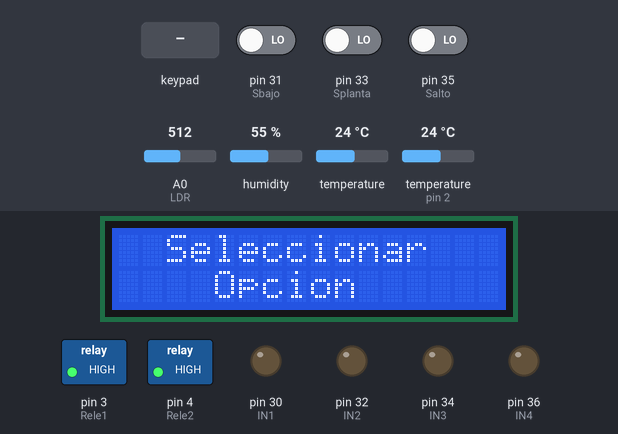
A sketch run on a simulated Arduino Mega 2560, built with avr-gcc and run on an emulated ATmega2560. Shown: 16×2 character LCD, switched loads named in the sketch (green lamp = pin HIGH), output pins drawn as LEDs (lit = HIGH). The inputs (shaded band) are chosen by the test bench; at power-on: humidity 55 %, temperature 24 °C, pin 31 (Sbajo) LOW, pin 33 (Splanta) LOW, pin 35 (Salto) LOW, A0 (LDR) = 512, temperature (sensor on pin 2) 24 °C. The local clock reads 2024-03-15 10:24:30 at power-on unless the sketch sets it; what the sketch prints to the serial monitor is not drawn.

Above: at 4.2 s.
4.3 s: keypad keys 2 3 2 5 2 7 2 9 pressed 0.4 s apart
At 5.5 s:
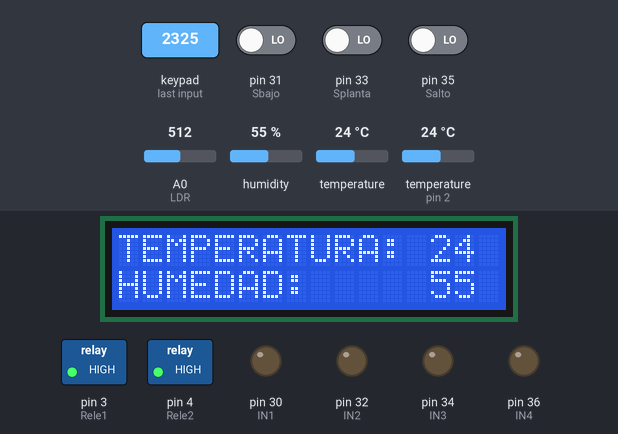
12.9 s: humidity set to 22 %
At 17.6 s:
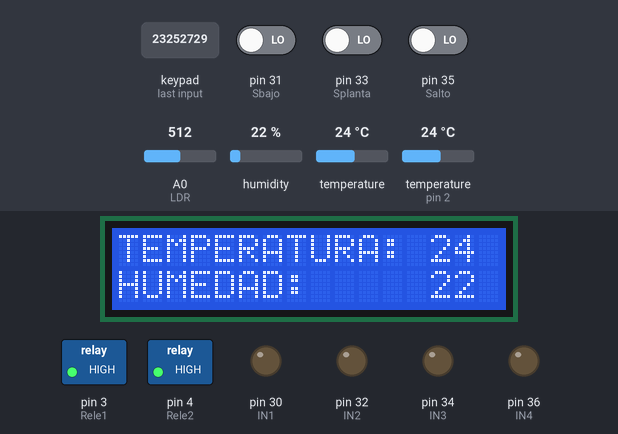
18.9 s: temperature (sensor 0) set to 12 °C
At 22.4 s:
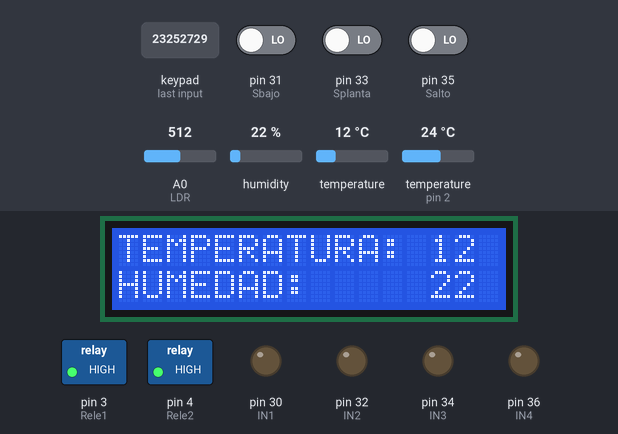
24.9 s: key '1' pressed
At 26.4 s:
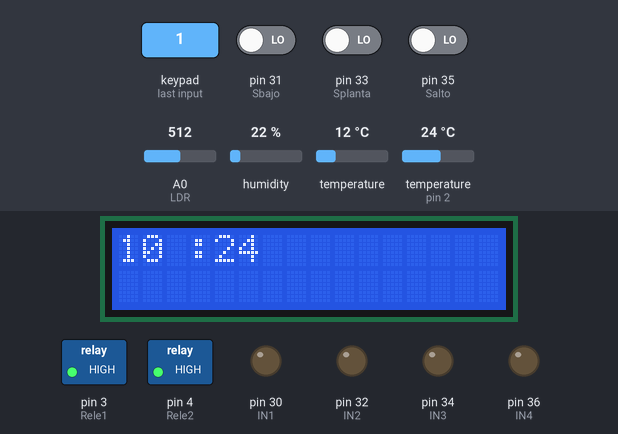
29.8 s: keypad keys 1 3 9 7 2 2 2 2 # pressed 0.4 s apart
At 34.7 s:
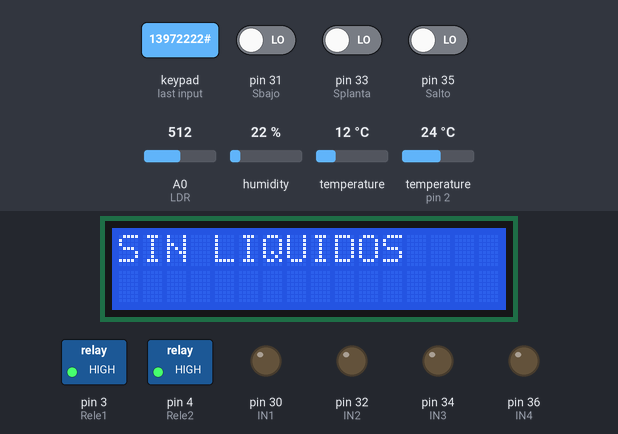
34.9 s: humidity set to 40 %
At 39.3 s:
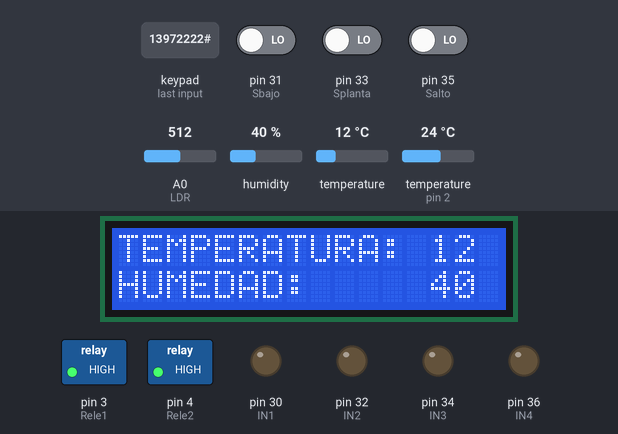
Timing chart, 0 to 40.8 s (numbered marks = the images above; inputs shaded):
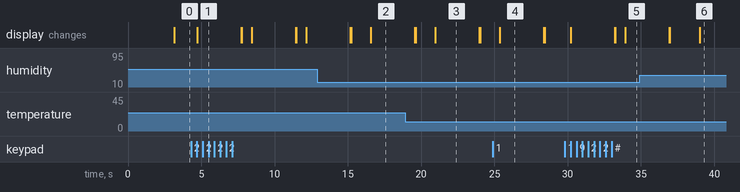

The sketch:

Invernadero_3.000.ino
```cpp
  //~~~~~~~~~~~~~~~~~~~~ bmp280 ~~~~~~~~~~~~~~~~~~~~~~~~~~~~~~
#include <Adafruit_BusIO_Register.h>
#include <Adafruit_I2CDevice.h>
#include <Adafruit_I2CRegister.h>
#include <Adafruit_SPIDevice.h>

#include <Adafruit_BMP280.h>

Adafruit_BMP280 bmp;
int TEMP;                 // se crea una variable para guardar la temperatura
//~~~~~~~~~~~~~~~~~~~~ Controlador y bombas de agua ~~~~~~~~~~~~
int IN1 = 30;      // IN1 a pin digital 30
int IN2 = 32;      // IN2 a pin digital 32
int IN3 = 34;      // IN3 a pin digital 34
int IN4 = 36;      // IN4 a pin digital 36
//~~~~~~~~~~~~~~~~~~~~~~ BLUETOOTH ~~~~~~~~~~~~~~~~~~~~~~~~~~~~~~~~~~~~~~~~~~~~~~~~~~~~~
#include <SoftwareSerial.h>
SoftwareSerial bluetooth (10, 11);
//~~~~~~~~~~~~~~~~~~~~~~ Temperatura de liquidos (DS18B20)~~~~~~~~~~~~~~~~~~~~~~~~~~~~~~
/*#include <OneWire.h>
  #include <DallasTemperature.h>
  OneWire ourWire (38);
  DallasTemperature STA (&ourWire);*/

//~~~~~~~~~~~~~~~~~~~~LDR~~~~~~~~~~~~~~~~~~~~~~~~~~~~~~~~~~~~~~
int LDR = A0;
int Valor;
bool inicio = true;
bool fin = true;

//~~~~~~~~~~~~~~~~~~~~  RELE  ~~~~~~~~~~~~~~~~~~~~~~~~~~~~~~~~~~~~
# define Rele1 3        //se define un valor constante para el rele 1
# define Rele2 4          //se define un valor constante para el rele 2
# define Rele3 7
String luzled;
String calefaccion;
//~~~~~~~~~~~~~~~~~~~~  RELOJ DE TIEMPO REAL ~~~~~~~~~~~~~~~~~~~~~
#include <RTClib.h>
RTC_DS3231 rtc;           //se crea un nombre para el RTC
int horas;
int minutos;
int horasLUZ;
//~~~~~~~~~~~~~~~~~~~~  LDC  ~~~~~~~~~~~~~~~~~~~~~~~~~~~~~~~~~~~~~
#include <Wire.h>
#include <LCD.h>
#include <LiquidCrystal_I2C.h>
LiquidCrystal_I2C lcd (0x27, 2, 1, 0, 4, 5, 6, 7);  //se asigna nombre a lcd
//~~~~~~~~~~~~~~~~~~~~ SENSOR DE TEMPERATURA Y HUMEDAD  ~~~~~~~~~~~
#include <DHT.h>
#include <DHT_U.h>
#define DATA 2            //se crea una contante para recibir los datos de DHT
DHT dht (DATA, DHT11);    //se crea un nombre para con la dirccion del pin y el tipo de sensor a utilizar
int HUM;                  // se crea una variable para guardar la humedad
//~~~~~~~~~~~~~~~~~~~~  TECLADO MATRICIAL  ~~~~~~~~~~~~~~~~~~~~~~~~
#include <Key.h>
#include <Keypad.h>             //se incluyen las librerias para le teclado
const byte FILAS = 4;           // Se crea una constante para representar las 4 filas del teclado
const byte COLUMNAS = 4;        // Se crea una constante para representar las 4 columnas del teclado
char keys [FILAS][COLUMNAS] = { //se comienza un arreglo llamada "keys" para determinar el orden que tienen las teclas
  {'1', '2', '3', 'A'},
  {'4', '5', '6', 'B'},
  {'7', '8', '9', 'c'},
  {'*', '0', '#', 'D'},
};
byte pinFILAS[FILAS] = {22, 24, 26, 28};  //se define el numero de pin que esta ocupando cada una de las filas (para no poner linea por linea se usa un array)
byte pinCOLUMNAS [COLUMNAS] = {23, 25, 27, 29}; //se define el numero de pin que esta ocupando cada una de las columnas
Keypad teclado = Keypad(makeKeymap (keys), pinFILAS, pinCOLUMNAS, FILAS, COLUMNAS);
// Se crea un objeto llamado "teclado", con una funcion de la libreria para poder llamarlo posteriormente
// Se usa una funcion map para vincular los pines conectados, al arreglo "keys" y fijar un orden entre estos
//para referirnos al teclado, ahora solo se necesita llamar a "teclado" para poder leer su valor.
char tecla; //se crea una variable para guardar la tecla presionada en  le teclado
//~~~~~~~~~~~~~~~~~~~~  NIVEL DE LIQUIDOS  ~~~~~~~~~~~~~~~~~~~~~~~~
int Sbajo = 31;
int Splanta = 33;
int Salto = 35;
int bajo;
int medio;
int alto;


//~~~~~~~~~~~~~~~~~~~~~~~~~~~~~~~~~~~~~~~~~~~~~~~~~~~~~~~~~~~~~~~~~~~~~~~~~~~~~~~~


void setup() {
  bluetooth.begin(38400);
  Serial.begin (9600);
  //~~~~~~~~~~~~~~~~~~~~  RELE  ~~~~~~~~~~~~~~~~~~~~~~~~~~~~~~~~~~~~
  pinMode (Rele1, OUTPUT);          //define como salida el rele1
  digitalWrite (Rele1, HIGH);       //se pone en un estado alto (apagado)el rele para evitar errores

  pinMode (Rele2, OUTPUT);          //define como salida el rele1
  digitalWrite (Rele2, HIGH);       //se pone en un estado alto (apagado)el rele para evitar errores

  //~~~~~~~~~~~~~~~~~~~~  RELOJ DE TIEMPO REAL ~~~~~~~~~~~~~~~~~~~~~
  if (!rtc.begin()) {               //si no se iniciliza el RTC...
    lcd.print ("no encontrado");    //...avisar al usuario que algo esta mal con el RTC
    while (1);
  }
  //
  // rtc.adjust (DateTime (__DATE__ , __TIME__));  // ajuste de la fecha sacandola desde el sistema de la pc
  //~~~~~~~~~~~~~~~~~~~~  LDC  ~~~~~~~~~~~~~~~~~~~~~~~~~~~~~~~~~~~~~
  lcd.setBacklightPin(3, POSITIVE); //Define cual es el pin y el estado para controlar el contraste
  lcd.setBacklight(HIGH);           //Se define como va a permanecer el fondo (encendido o apagado)
  lcd.begin(16, 2);                 //inicializa el lcd y define que lcd se va a utilizar
  lcd.clear();                      //vacía el lcd
  //~~~~~~~~~~~~~~~~~~~~ SENSOR DE TEMPERATURA Y HUMEDAD  ~~~~~~~~~~~
  dht.begin();
  //~~~~~~~~~~~~~~~~~~~~  NIVEL DE LIQUIDOS  ~~~~~~~~~~~~~~~~~~~~~~~~
  pinMode (Sbajo, INPUT);
  pinMode (Salto, INPUT);
  pinMode (Splanta, INPUT);
  //~~~~~~~~~~~~~~~~~~~~ Temperatura de liquidos ~~~~~~~~~~~~~~~~~~~~~
  //STA.begin();
  //~~~~~~~~~~~~~~~~~~~~ Brienvenida ~~~~~~~~~~~~~~~~~~~~~~~~~~~~~~~~~
  lcd.setCursor(2, 0);
  lcd.print ("INVERNADERO");
  lcd.setCursor(1, 1);
  lcd.print ("AUTOMATIZADO");
  delay (3000);
  lcd.clear();
  //~~~~~~~~~~~~~~~~~~~~ Controlador y bombas de agua~~~~~~~~~~~~~~~~~~~~~~
  pinMode(IN1, OUTPUT);   // IN1 como salida
  pinMode(IN2, OUTPUT);   // IN2 como salida
  pinMode(IN3, OUTPUT);   // IN3 como salida
  pinMode(IN4, OUTPUT);   // IN4 como salida
  //~~~~~~~~~~~~~~~~~~~~  BMP280  ~~~~~~~~~~~~~~~~~~~~~~~~~~~~~~~~~~~~~~~~~
  if (!bmp.begin()) {
    lcd.clear();
    lcd.print("FALLA conexion");
    while (1);
  }
}


void loop() {
  TEMP = bmp.readTemperature();
  HUM = dht.readHumidity();
  DateTime Fecha = rtc.now();
  tecla = teclado.getKey();                   //lee lo que se presione en el teclado, y lo guarda en la variable tecla
  bajo = (digitalRead (Sbajo));               //guardar el estado del pin 31 en una variable "bajo"
  medio = (digitalRead (Splanta));            //guardar el estado del pin 33 en una variable "medio"
  alto = (digitalRead (Salto));               //guardar el estado del pin 35 en una variable "alto"
  Valor = analogRead(LDR);
  horas = Fecha.hour();
  minutos = Fecha.minute();

  lcd.setCursor(2, 0);
  lcd.print ("Seleccionar");
  lcd.setCursor(4, 1);
  lcd.print ("Opcion");
  if (Rele1 == 0)
    luzled = "encendido" ;
  else (luzled = "apagado") ;
  if (Rele2 == 0)
    calefaccion = "encendido";
  else (calefaccion = "apagado");
  bluetooth.print(TEMP);
  bluetooth.print(",");
  bluetooth.print(HUM);
  bluetooth.print(",");
  bluetooth.print(calefaccion);
  bluetooth.print(",");
  //~~~~~~~~~~~~~~~~~~ENCENDER LUZ LED SI NO HAY LUZ DE DIA~~~~~~~~~~~~~~~~~~
  Serial.print ("Valor0=");
  Serial.println (Valor);

  if (Valor > 500 && horas > 11 && horas < 23) {
      digitalWrite(Rele1, LOW);
      delay (200);

    }

  else {
  digitalWrite(Rele1, HIGH);
    delay (200);
  }

  //~~~~~~~~~~~~~~~~~~ENCENDER LAMPARA INCANDECENTE SI LA TEMPERATURA ES MENOR A 18~~~~~~~~~~~~~~~~~~
  if (TEMP < 18) {
    digitalWrite (Rele2, HIGH);
    if (TEMP <= 23)
      digitalWrite (Rele2, HIGH);
    if (TEMP == 24)
      digitalWrite (Rele2, LOW);
  }

  //~~~~~~~~~~~~~~~~~~VENTILADORES~~~~~~~~~~~~~~~~~~
  if ( TEMP >= 20) {
    digitalWrite (Rele3, LOW);
  }
  if (TEMP < 18) {
  }

  switch (tecla) {              //comprobar el estado de la variable "tecla"...

    //~~~~~~~~~~~~~~~~~~~~  CASO NUMERO UNO  ~~~~~~~~~~~~~~~~~~~~~~~~
    //~~~~~~~~~~~~~~~~~~~~  MOSTRAR HORA ~~~~~~~~~~~~~~~~~~~~~~~~~~~~
    case '1' :                    //si la tecla es igual a 1
      lcd.clear();                //limpia el lcd
      hora();                     //llama al programa que muestra la hora
      delay (3000);               //esperar 3 segundos
      lcd.clear();                //limpiar lcd
      break;                      //salir del caso 1
    //~~~~~~~~~~~~~~~~~~~~  CASO NUMERO DOS  ~~~~~~~~~~~~~~~~~~~~~~~~
    //~~~~~~~~~~~~~~~~~~~~  MOSTRAR TEMPERATURA Y HUMEDAD ~~~~~~~~~~~
    case '2':
      lcd.clear();                //limpiar lcd
      Temp_Hum();                 //llama al programa de muestra la temperatura y la humedad
      delay (3000);               //esperar 3 segundos
      lcd.clear();                //limpiar lcd
      break;                      //salir del caso 2
    //~~~~~~~~~~~~~~~~~~~~  CASO NUMERO TRES  ~~~~~~~~~~~~~~~~~~~~~~~~
    //~~~~~~~~~~~~~~~~~~~~  MOSTRAR NIVEL DE LIQUIDO ~~~~~~~~~~~~~~~~~
    case '3':
      lcd.clear();                                //limpiar el ldc
      if (bajo == 1 && alto == 0) {   //Si el agua llega solo al primer cables escirbir "nivel de liquido bajo"
        lcd.clear();
        lcd.setCursor(0, 0);
        lcd.print("NIVEL DE LIQUIDO");
        lcd.setCursor(6, 1);
        lcd.print("BAJO");
        delay (3000);
        lcd.clear();
      }

      else if  (bajo == 1 && medio == 1 && alto == 1) {   //Si el agua llega solo a todos los cables escirbir "nivel de liquido alto"
        lcd.clear();
        lcd.setCursor(0, 0);
        lcd.print("NIVEL DE LIQUIDO");
        lcd.setCursor(6, 1);
        lcd.print("ALTO");
        delay (3000);
        lcd.clear();
      }
      else {  //si el agua no llega a ningun cable escribir que no hay liquidos en el tanque
        lcd.clear();
        lcd.setCursor(0, 0);
        lcd.print("SIN LIQUIDOS");
        delay (3000);
        lcd.clear();
      }
      /*
         //~~~~~~~~~~~~~~Temperatura de liquidos~~~~~~~~~~~~~~~~~~~~~
           case '4':
             STA.requestTemperatures();
             float TempA=STA.getTempCByIndex(0);
             lcd.clear();
             lcd.setCursor(0,0);
             lcd.print(TempA);
             delay (3000);
             break;
      */
  }
}


//############################################################################################
void hora() {
  DateTime Fecha = rtc.now(); //guarda en "fecha" todos los datos de la fehca y hora actual.
  lcd.setCursor(0, 0);        //se poiciona en la fila 0 y columna 0...
  lcd.print (Fecha.hour());   //...la hora actual
  lcd.setCursor(3, 0);        //se pociciona en la fila 0 y columna 3...
  lcd.print (":");            // unos ":" para separar la hora de los minutos
  lcd.setCursor(4, 0);        //se posiciona en la fila 0 y la columna 4...
  lcd.print (Fecha.minute()); //...los minutos actuales
}
//############################################################################################
void Temp_Hum() {
  //~~~~~~~~~~~~~~~~~~~~  Lectura de temperatura  ~~~~~~~~~~~~~~~~~~
  //leer la temperatura, y guardarla en una variable
  lcd.setCursor(13, 0);
  lcd.print (TEMP);               //escibir el valor guardado en el ldc
  lcd.setCursor(0, 0);
  lcd.print("TEMPERATURA:");
  //~~~~~~~~~~~~~~~~~~~~  Lectura de humedad  ~~~~~~~~~~~~~~~~~~~~~~
  //Leer la humedad, y guardarla en una variable
  lcd.setCursor(13, 1);
  lcd.print (HUM);                //escribir el valor guardado en el lcd
  lcd.setCursor(0, 1);
  lcd.print("HUMEDAD:");
}
//############################################################################################
```

Measured:
- after the input at 4.3 s, the display: changes after 0.42 s (image 1)
- after the input at 24.9 s, the display: changes after 0.47 s (image 4)
- after the input at 29.8 s, the display: first changes after 0.40 s (image 5 shows a later state)
- what the display in image 3 shows lasts 3.0 s, from 21.0 s to 24.0 s
